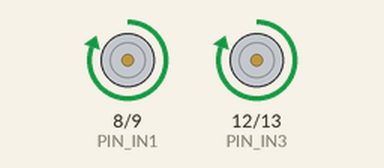
Recording of a sketch running on a simulated Arduino Uno, built with avr-gcc and run on an emulated ATmega328P. Parts: motor-driver pin pairs drawn as motors (green arrow = first pin HIGH = forward, orange = second pin HIGH = backward, longer = more drive, scaled by the enable pin).

Above: at 1.0 s.
At 3.0 s:
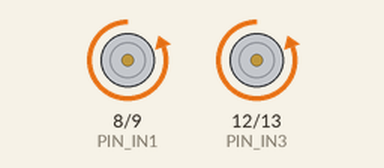
Timing chart, 0 to 5.2 s (numbered marks = the images above):
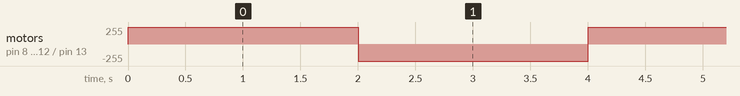

The sketch:

DCMotors.ino
```cpp
/*
 * NOTES:
 *
 * Motors work at 12V, probably run at 9V
 *
 * Connect Power supply to 12V input on H-Bridge
 * Connect Arduino/H-Bridge ground to ground on Power supply
 *
 * OUT2/OUT3: DC+
 * OUT1/OUT4: DC-
 */


// Left Motor Pins
int PIN_IN1 = 8;
int PIN_IN2 = 9;
int PIN_ENA = 3;

// Right Motor Pins
int PIN_IN3 = 12;
int PIN_IN4 = 13;
int PIN_ENB = 2;

// Helper functions
void driveForward(int power) {
  digitalWrite(PIN_IN1, HIGH);
  digitalWrite(PIN_IN2, LOW);
  analogWrite(PIN_ENA, power);

  digitalWrite(PIN_IN3, HIGH);
  digitalWrite(PIN_IN4, LOW);
  analogWrite(PIN_ENB, power);
}

void driveBackwards(int power) {
  digitalWrite(PIN_IN1, LOW);
  digitalWrite(PIN_IN2, HIGH);
  analogWrite(PIN_ENA, power);

  digitalWrite(PIN_IN3, LOW);
  digitalWrite(PIN_IN4, HIGH);
  analogWrite(PIN_ENB, power);
}

void turnLeft(int power) {
  digitalWrite(PIN_IN1, LOW);
  digitalWrite(PIN_IN2, LOW);
  analogWrite(PIN_ENA, 0);

  digitalWrite(PIN_IN3, HIGH);
  digitalWrite(PIN_IN4, LOW);
  analogWrite(PIN_ENB, power);
}

void turnRight(int power) {
  digitalWrite(PIN_IN1, LOW);
  digitalWrite(PIN_IN2, HIGH);
  analogWrite(PIN_ENA, power);

  digitalWrite(PIN_IN3, LOW);
  digitalWrite(PIN_IN4, LOW);
  analogWrite(PIN_ENB, 0);
}

void setup() {
  pinMode(PIN_IN1, OUTPUT);
  pinMode(PIN_IN2, OUTPUT);
  pinMode(PIN_ENA, OUTPUT);

  pinMode(PIN_IN3, OUTPUT);
  pinMode(PIN_IN4, OUTPUT);
  pinMode(PIN_ENB, OUTPUT);

  Serial.begin(9600);
}

void loop() {
  driveForward(255);
  delay(2000);
  driveBackwards(255);
  delay(2000);
}
```

Measured:
- by itself, motor on pin 8 (PIN_IN1) / pin 9 (PIN_IN2), motor on pin 12 (PIN_IN3) / pin 13 (PIN_IN4): alternates forward 255/255 for 2.0 s and backward 255/255 for 2.0 s
